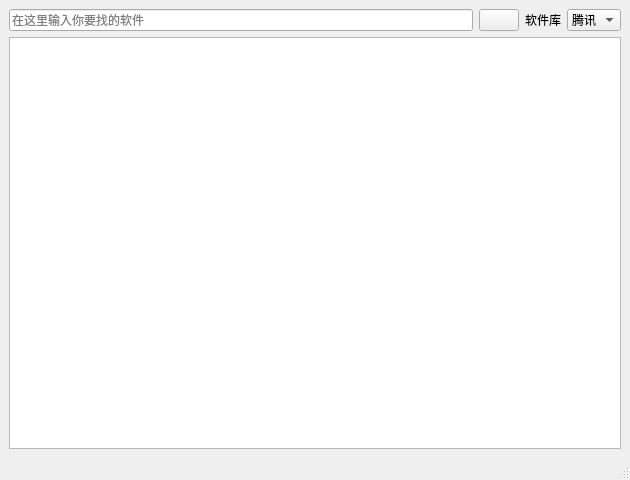
<?xml version="1.0" encoding="UTF-8"?>
<ui version="4.0">
 <class>MainWindow</class>
 <widget class="QMainWindow" name="MainWindow">
  <property name="geometry">
   <rect>
    <x>0</x>
    <y>0</y>
    <width>630</width>
    <height>480</height>
   </rect>
  </property>
  <property name="maximumSize">
   <size>
    <width>630</width>
    <height>480</height>
   </size>
  </property>
  <property name="windowTitle">
   <string>MainWindow</string>
  </property>
  <widget class="QWidget" name="centralwidget">
   <layout class="QGridLayout" name="gridLayout">
    <item row="0" column="0">
     <layout class="QVBoxLayout" name="verticalLayout">
      <item>
       <layout class="QHBoxLayout" name="horizontalLayout">
        <item>
         <widget class="QLineEdit" name="lineEdit">
          <property name="maximumSize">
           <size>
            <width>16777215</width>
            <height>16777215</height>
           </size>
          </property>
          <property name="text">
           <string/>
          </property>
          <property name="placeholderText">
           <string>在这里输入你要找的软件</string>
          </property>
         </widget>
        </item>
        <item>
         <widget class="QPushButton" name="pushButton">
          <property name="text">
           <string/>
          </property>
         </widget>
        </item>
        <item>
         <widget class="QLabel" name="label">
          <property name="text">
           <string>软件库</string>
          </property>
         </widget>
        </item>
        <item>
         <widget class="QComboBox" name="comboBox">
          <item>
           <property name="text">
            <string>腾讯</string>
           </property>
          </item>
          <item>
           <property name="text">
            <string>360</string>
           </property>
          </item>
         </widget>
        </item>
       </layout>
      </item>
      <item>
       <widget class="QTableView" name="tableView"/>
      </item>
     </layout>
    </item>
   </layout>
  </widget>
  <widget class="QStatusBar" name="statusbar"/>
 </widget>
 <resources/>
 <connections/>
</ui>
